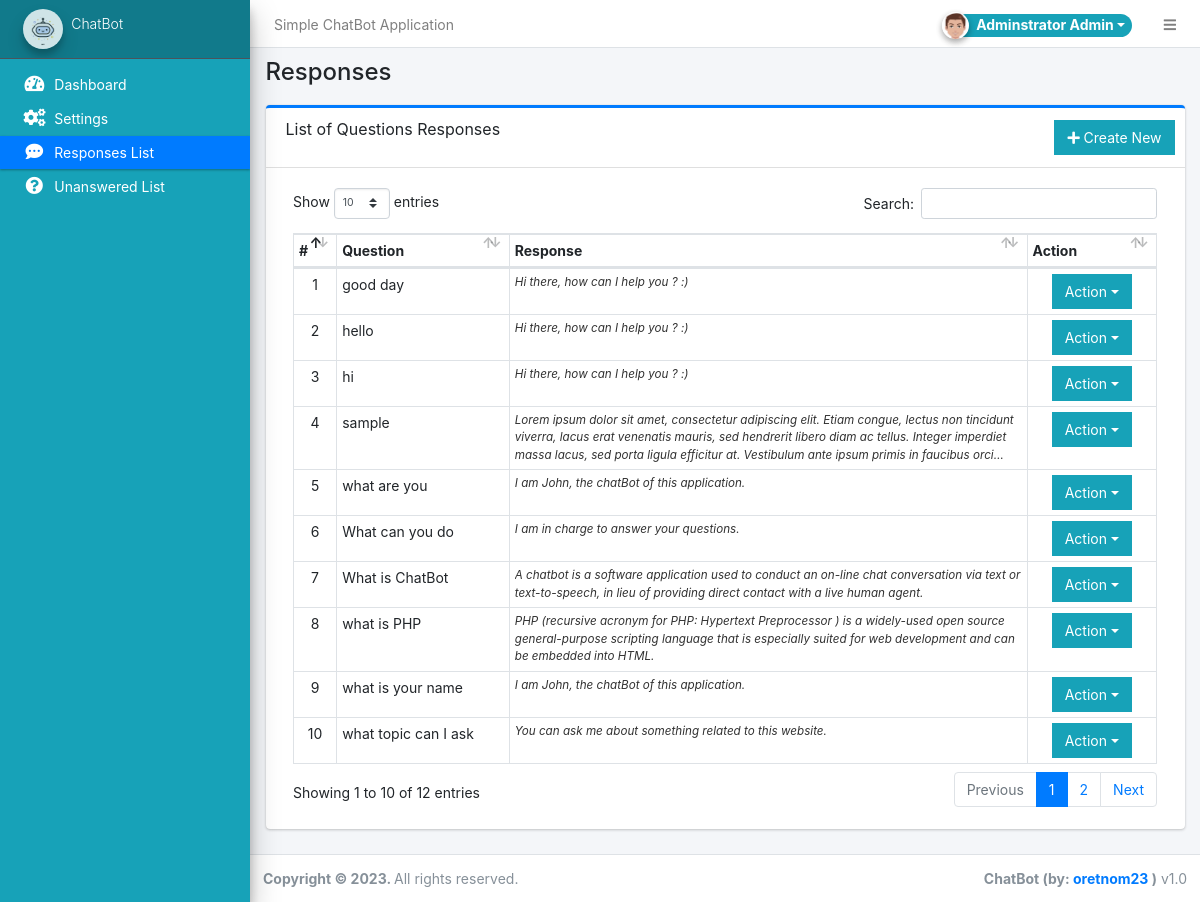
The app's page /admin/?page=responses (signed in), older data.
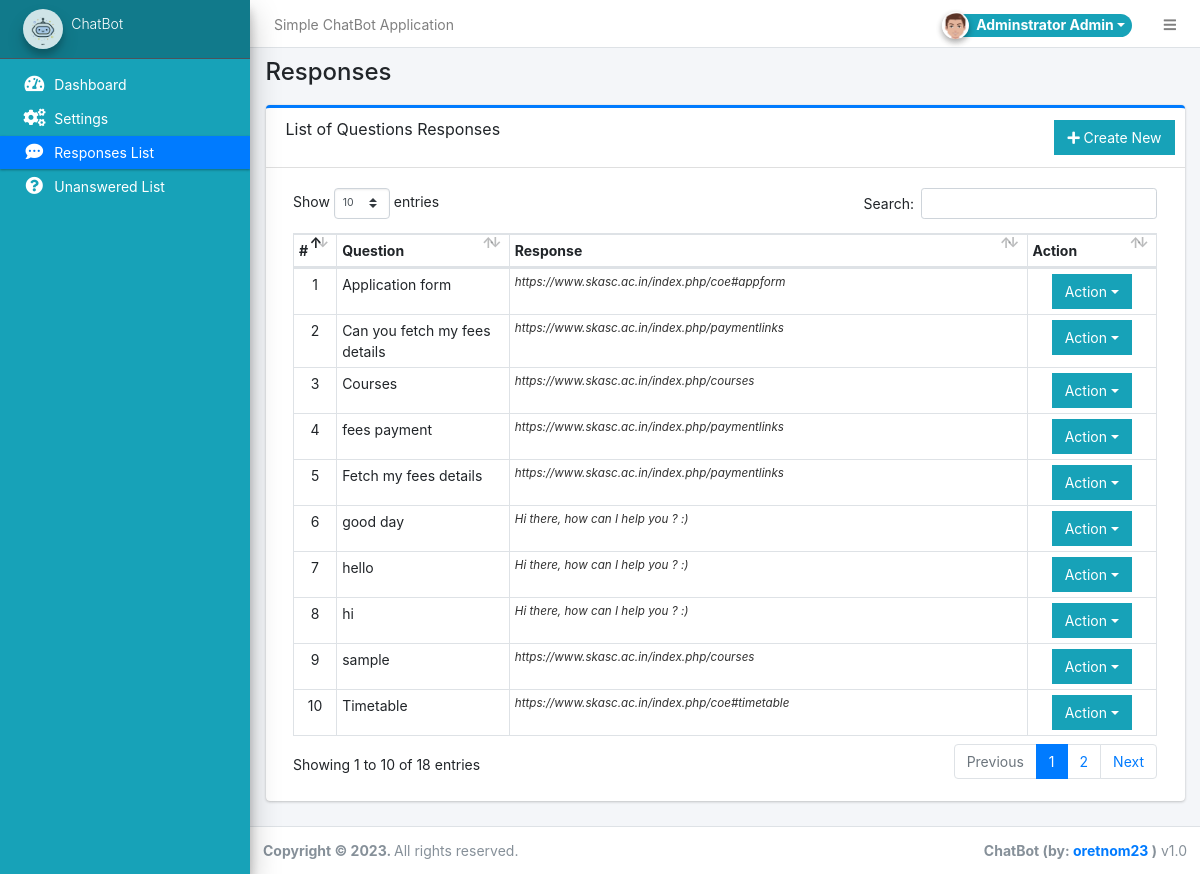
The same page, newer data.
### tables this page shows
CREATE TABLE `questions` (
  `id` int(30) NOT NULL,
  `question` text DEFAULT NULL,
  `response_id` int(30) NOT NULL
);

CREATE TABLE `responses` (
  `id` int(30) NOT NULL,
  `response_message` text DEFAULT NULL
);

### admin/responses/index.php (the view, shortened to what this page needs)
<div class="card card-outline card-primary">
	<div class="card-header">
		<h3 class="card-title">List of Questions Responses</h3>
		<div class="card-tools">
			<a href="?page=responses/manage" class="btn btn-flat btn-info"><span class="fas fa-plus"></span>  Create New</a>
		</div>
	</div>
	<div class="card-body">
		<div class="container-fluid">
			<table class="table table-bordered table-stripped">
				<colgroup>
					<col width="5%">
					<col width="20%">
					<col width="60%">
					<col width="15%">
				</colgroup>
				<thead>
					<tr>
						<th>#</th>
						<th>Question</th>
						<th>Response</th>
						<th>Action</th>
					</tr>
				</thead>
				<tbody>
					<?php
					$i = 1;
						$qry = $conn->query("SELECT q.id, r.response_message, q.question FROM `questions` q inner join `responses` r on q.response_id = r.id order by q.question asc ");
						while($row = $qry->fetch_assoc()):
					?>
						<tr>
							<td class="text-center"><?php echo $i++; ?></td>
							<td><?php echo $row['question'] ?></td>
							<td><span class="truncate"><?php echo $row['response_message'] ?></span></td>
							<td align="center">
								 <button type="button" class="btn btn-flat btn-info dropdown-toggle dropdown-icon" data-toggle="dropdown">
				                  		Action
				                  </button>
							</td>
						</tr>
					<?php endwhile; ?>
				</tbody>
			</table>
		</div>
	</div>
</div>

Row changes from the older to the newer data that the page shows:
no longer on this page (row unchanged): questions: question "what are you", response.response_message "I am John, the chatBot of this application."
no longer on this page (row unchanged): questions: question "What can you do", response.response_message "I am in charge to answer your questions."
no longer on this page (row unchanged): questions: question "What is ChatBot", response.response_message "A chatbot is a software application used to conduct an on-line chat conversation via text or text-to-speech, in lieu of providing direct contact with a live human agent."
no longer on this page (row unchanged): questions: question "what is PHP", response.response_message "PHP (recursive acronym for PHP: Hypertext Preprocessor ) is a widely-used open source general-purpose scripting language that is especially suited for web development and can be embedded into HTML."
no longer on this page (row unchanged): questions: question "what is your name", response.response_message "I am John, the chatBot of this application."
no longer on this page (row unchanged): questions: question "what topic can I ask", response.response_message "You can ask me about something related to this website."
added questions: question "Application form", response.response_message "https://www.skasc.ac.in/index.php/coe#appform"
added questions: question "Can you fetch my fees details", response.response_message "https://www.skasc.ac.in/index.php/paymentlinks"
added questions: question "Courses", response.response_message "https://www.skasc.ac.in/index.php/courses"
added questions: question "fees payment", response.response_message "https://www.skasc.ac.in/index.php/paymentlinks"
added questions: question "Fetch my fees details", response.response_message "https://www.skasc.ac.in/index.php/paymentlinks"
changed through a linked row, questions "sample": response.response_message "Lorem ipsum dolor sit amet, consectetur adipiscing elit. Etiam congue, lectus non tincidunt viverra, lacus erat venenatis mauris, sed hendrerit libero diam ac tellus. Integer imperdiet massa lacus, sed porta ligula efficitur at. Vestibulum ante ipsum primis in faucibus…" → "https://www.skasc.ac.in/index.php/courses"
added questions: question "Timetable", response.response_message "https://www.skasc.ac.in/index.php/coe#timetable"
Text that changed along with them:
text written by a page script: "Show entries Search: Showing 1 to 10 of 12 entries Previous 1 2 Next" → "Show entries Search: Showing 1 to 10 of 18 entries Previous 1 2 Next"
